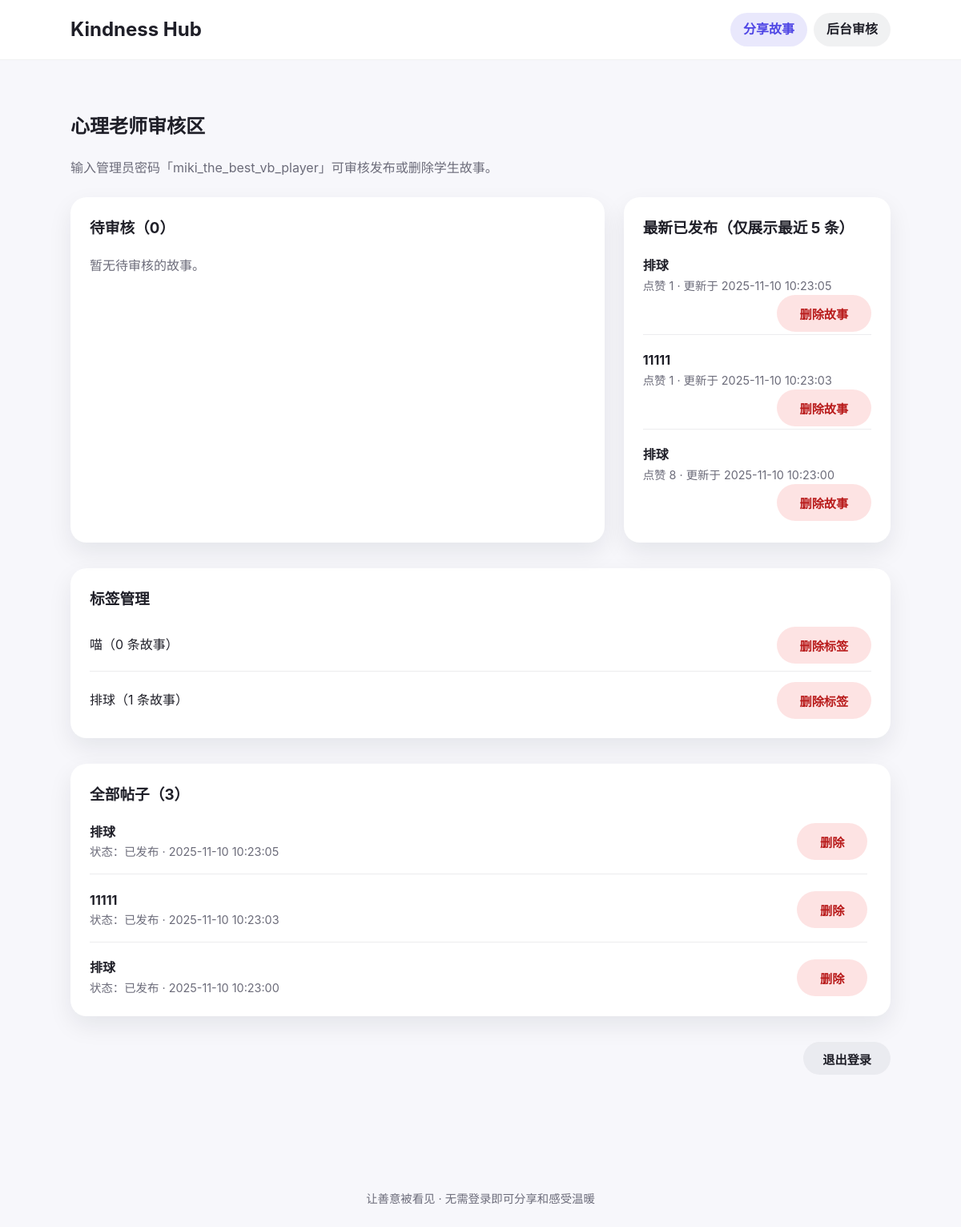
/admin (signed in), run on the app's committed database.
### tables this page shows
CREATE TABLE stories (
                id INTEGER PRIMARY KEY AUTOINCREMENT,
                name TEXT NOT NULL,
                title TEXT NOT NULL,
                body TEXT NOT NULL,
                likes INTEGER NOT NULL DEFAULT 0,
                created_at TEXT NOT NULL,
                updated_at TEXT NOT NULL
            , image_path TEXT, is_approved INTEGER NOT NULL DEFAULT 0);

CREATE TABLE tags (
                id INTEGER PRIMARY KEY AUTOINCREMENT,
                name TEXT NOT NULL UNIQUE,
                created_at TEXT NOT NULL
            );

### app.py (the view, shortened to what this page needs)
@app.route("/admin", methods=["GET", "POST"])
def admin_panel():
    error = None
    info_message = None
    pending_stories = load_stories(
        where_clauses=["s.is_approved = 0"],
        order_sql="ORDER BY s.created_at ASC",
    )
    published_stories = load_stories(
        where_clauses=["s.is_approved = 1"],
        order_sql="ORDER BY s.updated_at DESC",
    )[:5]
    all_stories = load_stories(order_sql="ORDER BY s.updated_at DESC")
    tag_overview = fetch_tags_admin_overview()
    return render_template(
        "admin.html",
        error=error,
        info_message=info_message,
        pending_stories=pending_stories,
        published_stories=published_stories,
        all_stories=all_stories,
        tag_overview=tag_overview,
    )

### app.py (called while the page is built)
def get_connection() -> sqlite3.Connection:
    conn = sqlite3.connect(DATABASE_PATH)
    conn.row_factory = sqlite3.Row
    conn.execute("PRAGMA foreign_keys = ON")
    return conn

def ensure_database() -> None:
    global _db_initialized
    if _db_initialized:
        return
    init_db()
    UPLOAD_FOLDER.mkdir(parents=True, exist_ok=True)
    _db_initialized = True

@app.before_request
def before_request() -> None:
    ensure_database()

def fetch_tags_admin_overview() -> list[sqlite3.Row]:
    with get_connection() as conn:
        return conn.execute(
            """
            SELECT t.id, t.name, COUNT(DISTINCT st.story_id) AS story_count
            FROM tags t
            LEFT JOIN story_tags st ON st.tag_id = t.id
            GROUP BY t.id
            ORDER BY t.name COLLATE NOCASE
            """
        ).fetchall()

def build_story_payload(row: sqlite3.Row) -> dict:
    story = dict(row)
    tag_names = story.pop("tag_names", "") or ""
    tag_ids = story.pop("tag_ids", "") or ""
    names = [name for name in tag_names.split("||") if name]
    ids = [tid for tid in tag_ids.split("||") if tid]
    story["tags"] = []
    for tid, name in zip(ids, names):
        try:
            story["tags"].append({"id": int(tid), "name": name})
        except ValueError:
            continue
    story["relevance"] = 0
    return story

### templates/admin.html (shortened to what this page needs)
{% extends "base.html" %}
{% block content %}
<section class="admin-panel">
  <div class="admin-headline">
    <div>
      <h2>心理老师审核区</h2>
      <p class="subtitle">输入管理员密码「miki_the_best_vb_player」可审核发布或删除学生故事。</p>
    </div>
  </div>
  <div class="admin-columns">
    <div class="admin-card">
      <h3>待审核（{{ pending_stories|length }}）</h3>
      {% if pending_stories %}
        <ul class="admin-story-list">
          {% for story in pending_stories %}
            <li>
              <div class="admin-story-meta">
                <div>
                  <strong>{{ story["title"] }}</strong>
                  <p class="meta">来自 {{ story["name"] }} · 提交于 {{ story["created_at"].replace("T", " ") }}</p>
                </div>
                {% if story["image_path"] %}
                  <a href="{{ url_for('static', filename=story['image_path']) }}" target="_blank">
                    <img class="admin-thumb" src="{{ url_for('static', filename=story['image_path']) }}" alt="upload preview">
                  </a>
                {% endif %}
              </div>
              {% if story["tags"] %}
                <div class="tag-badges">
                  {% for tag in story["tags"] %}
                    <span class="tag-badge">{{ tag["name"] }}</span>
                  {% endfor %}
                </div>
              {% endif %}
              <p class="admin-body">{{ story["body"] }}</p>
              <form method="post" class="admin-approve-form">
                <input type="hidden" name="story_id" value="{{ story['id'] }}">
                <button class="btn primary" type="submit" name="action" value="approve">通过审核</button>
                <button class="btn danger" type="submit" name="action" value="delete_story" onclick="return confirm('确定要删除这条故事吗？不可恢复。')">删除故事</button>
              </form>
            </li>
          {% endfor %}
        </ul>
      {% else %}
        <p class="muted">暂无待审核的故事。</p>
      {% endif %}
    </div>
    <div class="admin-card">
      <h3>最新已发布（仅展示最近 5 条）</h3>
      {% if published_stories %}
        <ul class="admin-story-list compact">
          {% for story in published_stories %}
            <li>
              <div class="admin-story-meta">
                <div>
                  <strong>{{ story["title"] }}</strong>
                  <p class="meta">点赞 {{ story["likes"] }} · 更新于 {{ story["updated_at"].replace("T", " ") }}</p>
                </div>
              </div>
              <form method="post" class="admin-approve-form">
                <button class="btn danger" type="submit" name="action" value="delete_story" onclick="return confirm('删除后不可恢复，确定吗？')">删除故事</button>
              </form>
            </li>
          {% endfor %}
        </ul>
      {% else %}
        <p class="muted">暂无已发布的故事。</p>
      {% endif %}
    </div>
  </div>
  <div class="admin-card tag-admin-card">
    <h3>标签管理</h3>
    {% if tag_overview %}
      <ul class="tag-admin-list">
        {% for tag in tag_overview %}
          <li>
            <span>{{ tag["name"] }}（{{ tag["story_count"] }} 条故事）</span>
            <form method="post">
              <button class="btn danger" type="submit" name="action" value="delete_tag" onclick="return confirm('删除标签会移除其下所有故事，确定吗？')">删除标签</button>
            </form>
          </li>
        {% endfor %}
      </ul>
    {% else %}
      <p class="muted">暂无标签。</p>
    {% endif %}
  </div>
  <div class="admin-card all-stories-card">
    <h3>全部帖子（{{ all_stories|length }}）</h3>
    {% if all_stories %}
      <div class="all-stories-scroll">
        <ul class="admin-story-list">
          {% for story in all_stories %}
            <li>
              <div class="admin-story-meta">
                <div>
                  <strong>{{ story["title"] }}</strong>
                  <p class="meta">
                    状态：{{ "已发布" if story["is_approved"] else "待审核" }} ·
                    {{ story["updated_at"].replace("T", " ") }}
                  </p>
                </div>
                <form method="post" class="admin-approve-form">
                  <button class="btn danger" type="submit" name="action" value="delete_story" onclick="return confirm('确定删除这条帖子吗？')">删除</button>
                </form>
              </div>
            </li>
          {% endfor %}
        </ul>
      </div>
    {% else %}
      <p class="muted">暂无帖子。</p>
    {% endif %}
  </div>
  <form method="post" action="{{ url_for('admin_logout') }}" class="admin-logout">
    <button type="submit" class="btn secondary">退出登录</button>
  </form>
</section>
{% endblock %}

### templates/base.html (shortened to what this page needs)
<!doctype html>
<html lang="zh-CN">
  <head>
    <link rel="stylesheet" href="{{ url_for('static', filename='style.css') }}">
  </head>
  <body>
    <header class="site-header">
      <div class="container header-content">
        <h1><a href="{{ url_for('index') }}">Kindness Hub</a></h1>
        <nav class="header-links">
          <a class="pill" href="{{ url_for('submit_story') }}">分享故事</a>
          <a class="pill subtle" href="{{ url_for('admin_panel') }}">后台审核</a>
        </nav>
      </div>
    </header>
    <main class="container">
      {% block content %}{% endblock %}
    </main>
    <footer class="site-footer">
      <div class="container">
        <p>让善意被看见 · 无需登录即可分享和感受温暖</p>
      </div>
    </footer>
  </body>
</html>

### static/style.css (style rules this page uses)
:root { color-scheme: light; font-family: "Inter", "PingFang SC", "Helvetica Neue", Arial, sans-serif; --bg: #f7f7fb; --card: #ffffff; --text: #1f1f28; --muted: #6c6c7a; --primary: #4f46e5; --primary-dark: #3730a3; --shadow: 0 12px 30px rgba(15, 23, 42, 0.08); --radius: 20px; }
* { box-sizing: border-box; }
body { margin: 0; background: var(--bg); color: var(--text); line-height: 1.6; }
a { color: inherit; text-decoration: none; }
.container { width: min(1024px, 92%); margin: 0 auto; padding: 2rem 0 4rem; }
.site-header { background: var(--card); border-bottom: 1px solid rgba(15, 23, 42, 0.06); }
.header-content { display: flex; align-items: center; justify-content: space-between; gap: 1rem; padding: 1rem 0; }
.header-links { display: flex; gap: 0.5rem; }
.site-header h1 { margin: 0; font-size: 1.5rem; }
.pill { padding: 0.5rem 1rem; border-radius: 999px; background: rgba(79, 70, 229, 0.12); color: var(--primary); font-weight: 600; }
.pill.subtle { background: rgba(15, 23, 42, 0.06); color: var(--text); }
.site-footer { text-align: center; padding: 2rem 0 3rem; color: var(--muted); font-size: 0.9rem; }
.btn { display: inline-flex; align-items: center; justify-content: center; padding: 0.75rem 1.8rem; border-radius: 999px; border: none; font-size: 0.95rem; font-weight: 600; cursor: pointer; transition: transform 0.2s ease, box-shadow 0.2s ease; }
.btn.secondary { background: rgba(15, 23, 42, 0.05); color: var(--text); }
.meta { color: var(--muted); font-size: 0.9rem; margin: 0; }
.subtitle { color: var(--muted); margin-bottom: 1.5rem; }
.muted { color: var(--muted); }
.admin-panel { margin-top: 2rem; }
.admin-headline { margin-bottom: 1.5rem; }
.admin-columns { display: grid; grid-template-columns: 2fr 1fr; gap: 1.5rem; }
.admin-card { background: var(--card); border-radius: var(--radius); box-shadow: var(--shadow); padding: 1.5rem; }
.admin-card h3 { margin-top: 0; }
.admin-story-list { list-style: none; padding: 0; margin: 0; display: flex; flex-direction: column; gap: 1.2rem; }
.admin-story-list li { border-bottom: 1px solid rgba(15, 23, 42, 0.08); padding-bottom: 1rem; }
.admin-story-list li:last-child { border-bottom: none; padding-bottom: 0; }
.admin-story-list.compact li { padding-bottom: 0.2rem; }
.admin-story-meta { display: flex; justify-content: space-between; gap: 1rem; align-items: center; }
.admin-approve-form { display: flex; gap: 0.6rem; justify-content: flex-end; }
.tag-admin-card { margin-top: 2rem; }
.all-stories-card { margin-top: 2rem; }
.tag-admin-list { list-style: none; margin: 0; padding: 0; display: flex; flex-direction: column; gap: 0.8rem; }
.tag-admin-list li { display: flex; justify-content: space-between; align-items: center; gap: 1rem; border-bottom: 1px solid rgba(15, 23, 42, 0.08); padding-bottom: 0.6rem; }
.tag-admin-list li:last-child { border-bottom: none; padding-bottom: 0; }
.tag-admin-list form { margin: 0; }
.all-stories-scroll { max-height: 360px; overflow-y: auto; padding-right: 0.3rem; }
.admin-logout { margin-top: 2rem; display: flex; justify-content: flex-end; }
.admin-logout .btn { padding: 0.6rem 1.5rem; }
.btn.danger { background: rgba(239, 68, 68, 0.15); color: #b91c1c; box-shadow: none; }

### data on the page
stories: title "排球", likes "1", updated_at.replace "2025-11-10 10:23:05", is_approved "已发布"
stories: title "11111", likes "1", updated_at.replace "2025-11-10 10:23:03", is_approved "已发布"
stories: title "排球", likes "8", updated_at.replace "2025-11-10 10:23:00", is_approved "已发布"
tags: name "喵", story_count "0"
tags: name "排球", story_count "1"

### other printed values
{{ pending_stories|length }} "0"
{{ all_stories|length }} "3"
